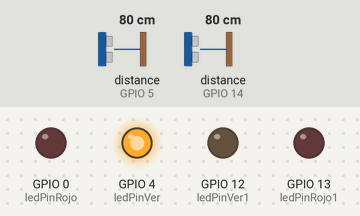
The sketch below on a simulated ESP8266 (NodeMCU). Shown: output pins drawn as LEDs (lit = HIGH). Wiring (inferred from the names in the program): ultrasonic range finder: trigger GPIO 16; echo GPIO 5. Inputs (shaded band) come from the test bench; at power-on: distance to the obstacle (sensors on GPIO 5, GPIO 14) 80 cm. The echo pulse lasts 58.3 µs per cm; WiFi joins after 1.5 s; servers stay silent unless stated; the local clock reads 2024-03-15 10:24:30 at power-on unless the sketch sets it; pins used as bus, display or sensor lines are not drawn; what the sketch prints to the serial monitor is not drawn.

Above: at 2.7 s.
2.8 s: distance to the obstacle (sensor on GPIO 5) set to 7 cm
9.3 s: distance to the obstacle (sensor on GPIO 5) set to 4 cm
At 13.6 s:
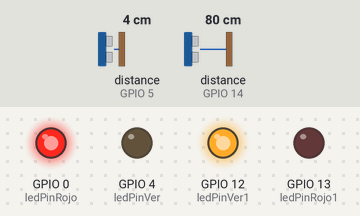
15.8 s: distance to the obstacle (sensor on GPIO 14) set to 7 cm
22.3 s: distance to the obstacle (sensor on GPIO 14) set to 4 cm
At 24.0 s:
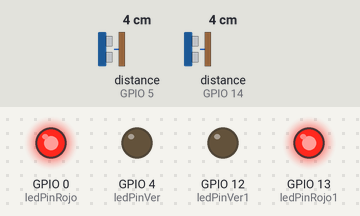
28.8 s: distance to the obstacle (sensor on GPIO 5) set to 9 cm
At 30.2 s:
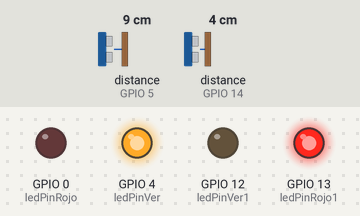
35.3 s: distance to the obstacle (sensor on GPIO 5) set to 2 cm
At 36.4 s:
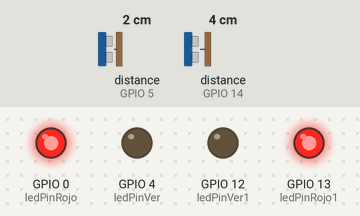
Timing chart, 0 to 38.3 s (numbered marks = the images above; inputs shaded):
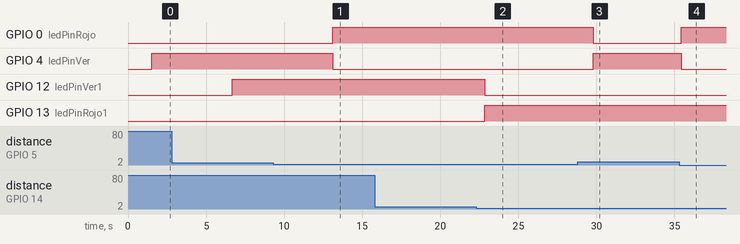

The sketch:

integradoraFirebase.ino
```cpp
//------------- Librerias utilizadas --------------------------------------------//

#include <ESP8266WiFi.h>
#include <FirebaseArduino.h>
#include <time.h>
#include <ESP8266HTTPClient.h>

// ------------------------ Se definen los valores fundamentales del proyecto ---//
// Host del proyecto -- sin https:// y sin la / al final únicamente la dirección del proyecto
#define FIREBASE_HOST ""
//Secret de la BD
#define FIREBASE_AUTH ""

// Nombre de mi red Wi-Fi
#define WIFI_SSID ""
// Password de mi red WiFi
#define WIFI_PASSWORD ""
//variable de cadena de texto
String msjenviado;

//Pin digital GPIO16 - D0 del ESP8266 para el Trigger del sensor SENSOR ULTRASÓNICO
const int Trigger = 16;
//Pin digital GPIO5 - D1 del ESP8266 para el Trigger del sensor SENSOR ULTRASÓNICO
const int Echo = 5;
//Pin digital GPIO0 - D2 del ESP8266 para el LED rojo
int ledPinRojo = 0;
//Pin digital GPIO4 - D3 del ESP8266 para el LED verde
int ledPinVer = 4;

//Pin digital GPIO2 - D4 del ESP8266 para el Trigger del sensor SENSOR ULTRASÓNICO
const int Trigger1 = 2;
//Pin digital GPIO14 - D3 del ESP8266 para el Trigger del sensor SENSOR ULTRASÓNICO
const int Echo1 = 14;
//Pin digital GPIO13 - D7 del ESP8266 para el LED rojo
int ledPinRojo1 = 13;
//Pin digital GPIO12 - D6 del ESP8266 para el LED verde
int ledPinVer1 = 12;

// Se define una variable que tomará la hora para Mex Central
// del NTP de la función strFechaHora()
String strFechaHoraNTP;
String strFechaNTP;
String strHoraNTP;

// --------------------------------------------------------------------------------//

// -----------------------INICIO DEL SETUP ---------------------------------------//
void setup() {
  Serial.begin(115200);

 // PINES DEL SENSOR ULTRASONICO 1
  pinMode(Trigger, OUTPUT); //pin como salida  SENSOR ULTRASÓNICO
  pinMode(Echo, INPUT);  //pin como entrada  SENSOR ULTRASÓNICO
  digitalWrite(Trigger, LOW);//Inicializamos el pin con 0 SENSOR ULTRASÓNICO
  pinMode(ledPinRojo,OUTPUT);//Declaramos el pin rojo como salida
  pinMode(ledPinVer,OUTPUT);//Declaramos el pin verde como salida

  // PINES DEL SENSOR ULTRASONICO 2
  pinMode(Trigger1, OUTPUT); //pin como salida  SENSOR ULTRASÓNICO
  pinMode(Echo1, INPUT);  //pin como entrada  SENSOR ULTRASÓNICO
  digitalWrite(Trigger1, LOW);//Inicializamos el pin con 0 SENSOR ULTRASÓNICO
  pinMode(ledPinRojo1,OUTPUT);//Declaramos el pin rojo como salida
  pinMode(ledPinVer1,OUTPUT);//Declaramos el pin verde como salida


  // conectando al Wi-Fi.
  WiFi.begin(WIFI_SSID, WIFI_PASSWORD);

  //------- Haciendo petición del tiempo a una NTP (Network Time Protocol) -------//
  // CONFIGURACIÓN DE ZONA HORARIA EN ÉSTE CASO PARA MÉXICO
  // configtime (timezone, dst, servidores ntp
  // para México el time zone = -6 * 3600, dst = 0, "pool.ntp.org", "time.nist.gov"

  configTime(-21600, 0, "pool.ntp.org", "time.nist.gov");

  //---------------------- Fin de petición del tiempo ---------------------------//

  Serial.print("Conectando");

  // Si el estado de conección es diferente al de "Conectado"
  // envía un punto suspensivo en espera de conección
  while (WiFi.status() != WL_CONNECTED) {
    Serial.print(".");
    delay(500);
  }

  Serial.println();
  // Al activarse la conección se envía un mensaje
  Serial.print("Conectado: ");
  // Se visualiza la dirección IP asignada al módulo ESP8266
  Serial.println(WiFi.localIP());
  Serial.println();

  // ---- Se inicia la conexión al HOST y a la Base de Datos -------------------//
  Firebase.begin(FIREBASE_HOST, FIREBASE_AUTH);

}
// ------------------------- FIN DEL SETUP ---------------------------------------//

  //---CONTADOR PARA LOS VEHICULOS----//

  //------SENSOR1-------//
  int conta;//contador1 de las condicionales
  int contaFire;//contador firebase de espacio1
  int estado;
  //------SENSOR2-------//
  int conta1;//contador2 de las condicionales
  int contaFire1;//contador firebase de espacio2
  int estado1;
  //-----VENTAS DEL DIA----
  int contaTotal;//contador total de los dos espacios


  // ------CODIGO DEL CALCULO DE LA HORA Y FECHA  DE LA RED NTP---------------//
  String strFechaHora(){
  time_t now;
  time(&now);
  char time_output[30];
  // strftime(time_output, 30, "%a  %d-%m-%y %T", localtime(&now));
  // %d = día   %m = mes   %y = año   %T = 24 hrs
  strftime(time_output, 30, "%d-%m-%y %T", localtime(&now));
  return String(time_output); // Respuesta: Día, Fecha y Hora
  }

  String fecha(){
  time_t now;
  time(&now);
  char date[30];
  // strftime(time_output, 30, "%a  %d-%m-%y %T", localtime(&now));
  // %d = día   %m = mes   %y = año   %T = 24 hrs
  strftime(date, 30, "%d-%m-%y", localtime(&now));
  return String(date); // Respuesta: Día, Fecha y Hora
  }

  String strHora(){
  time_t now;
  time(&now);
  char hora[30];
  // strftime(time_output, 30, "%a  %d-%m-%y %T", localtime(&now));
  // %d = día   %m = mes   %y = año   %T = 24 hrs
  strftime(hora, 30, "%%T", localtime(&now));
  return String(hora); // Respuesta: Día, Fecha y Hora
  }
  //------FIN DE CODIGO DEL CALCULO DE LA HORA Y FECHA  DE LA RED NTP--------//


// ------------------------------ LOOP ------------------------------------------//

void loop(){

//---------VARIABLES PARA LA FECHA Y HORA----------------------------//

    // se guarda en la variable strFechaHoraNTP la fecha y hora de la función strFechaHora()
    strFechaHoraNTP = strFechaHora();
    // se guarda en la variable strFechaNTP la fecha de la función fecha()
    strFechaNTP = fecha();
    // se guarda en la variable strHoraNTP la hora de la función strHora()
    strHoraNTP = strHora();


// ------------------  CODIGO DEL SENSOR SENSOR ULTRASÓNICO 1 -------------------//
    long t; //tiempo que demora en llegar el eco -- variable para el sensor PIR
    long d; //distancia en centimetros -- variable para el sensor PIR

    digitalWrite(Trigger, HIGH);
    delayMicroseconds(10);          //Enviamos un pulso de 10us
    digitalWrite(Trigger, LOW);

    t = pulseIn(Echo, HIGH); //obtenemos el ancho del pulso
    d = t/59;             //escalamos el tiempo a una distancia en cm


    //---DETECCION DE OBJETO--//
    if (d <= 4){
      Serial.print("Ocupado1:");
      Serial.print(d);      //Enviamos serialmente el valor de la distancia
      Serial.print("cm");
      Serial.println();
      digitalWrite(ledPinRojo,HIGH);
      digitalWrite(ledPinVer,LOW);
      delay(500); //Hacemos una pausa de 2s

      //--------------ENVIO DE DATOS A FIREBASE-------//

      //-----DISPONIBILIDAD-----------//
      if(conta==0){
      estado=1;
      Firebase.setInt("Espacios Disponibles/Sensor1/Disponibilidad/",estado);
      //Manejo de error
      if(Firebase.failed()){
        Serial.print("Seteando /estado sensor Fallido");
        Serial.println(Firebase.error());
      return;
      }
      }

      //--------CONTADOR-----------------------//

      if(conta==0){//si es TRUE manda el contador a Firebase/si es FALSE no se envia los datos
        contaFire++;
      Firebase.setInt("Espacios Disponibles/Sensor1/Contador/",contaFire);//envio de datos de contador
      //Firebase.setInt("Espacios Disponibles/Sensor1/Contador/"+strFechaNTP+"/",contaFire);//envio de datos de contador
        contaTotal = contaFire+contaFire1;

      //----CONTADOR DEL DIA------//
      Firebase.setInt("Ventas del Dia/"+strFechaNTP+"/",contaTotal);

      /*if(contaTotal==2){
      Firebase.setString("/"+strFechaNTP+"/","Sin Espacios Disponibles");
      }*/
      }
      conta++;//ahora conta vale 1
      delay(500); //Hacemos una pausa de 2s

    }

    //---FIN DE CONDICIONAL DE OBJETO DETECTADO-----//

    //---SI EL OBJETO NO ESTA EN EL RANGO---//
    else{

      estado=0;
      conta=0;//conta vuelve a su valor inicial de 0
      Serial.println("Disponible1");
      Serial.println(strFechaHora());
      digitalWrite(ledPinVer,HIGH);
      digitalWrite(ledPinRojo,LOW);


      Firebase.setInt("Espacios Disponibles/Sensor1/Disponibilidad/",estado);


      //Manejo de error
      if(Firebase.failed()){
      Serial.print("Seteando/Nodo_hijo1 Fallido");
      Serial.println(Firebase.error());
      return;
      }


      delay(5000); //Hacemos una pausa de 2s
    }
     //--CONTADOR DE LOS VEHICULOS INGRESADOS--//
// ------------------ FIN DEL CÓDIGO DEL SENSOR SENSOR ULTRASÓNICO 1-------------------//


// ------------------CODIGO DEL SENSOR SENSOR ULTRASÓNICO 2 -------------------//

    long t1; //tiempo que demora en llegar el eco -- variable para el sensor PIR
    long d1; //distancia en centimetros -- variable para el sensor PIR

    digitalWrite(Trigger1, HIGH);
    delayMicroseconds(10);          //Enviamos un pulso de 10us
    digitalWrite(Trigger1, LOW);

    t1 = pulseIn(Echo1, HIGH); //obtenemos el ancho del pulso
    d1 = t1/59;             //escalamos el tiempo a una distancia en cm


    //---DETECCION DE OBJETO--//
    if (d1 <= 4){
      //----LECTURA DE DATOS DE MONITOR SERIAL------//
      Serial.print("Ocupado2");
      Serial.print(d1);
      Serial.print("cm");
      Serial.println();
      digitalWrite(ledPinRojo1,HIGH);
      digitalWrite(ledPinVer1,LOW);
      delay(500);//pausa de 1/2 segundo

      //--------------ENVIO DE DATOS A FIREBASE-------//

      //-----DISPONIBILIDAD--------//
      if(conta1==0){
      estado1=1;
      Firebase.setInt("Espacios Disponibles/Sensor2/Disponibilidad/",estado1);
      //Manejo de error
      if(Firebase.failed()){
        Serial.print("Seteando/estado sensor Fallido");
        Serial.println(Firebase.error());
      return;
      }
      }


      //--------CONTADOR-----------------------//

      if(conta1==0){//si es TRUE manda el contador a Firebase/si es FALSE no se envia los datos
      contaFire1++;//incrementamos el valor para la proxima condicion
      Firebase.setInt("Espacios Disponibles/Sensor2/Contador/",contaFire1);//envio de datos de contador


      //------CONTADOR DEL DIA---------//
      contaTotal = contaFire+contaFire1;
      Firebase.setInt("Ventas del Dia/"+strFechaNTP+"/",contaTotal);
      }
      conta1++;//ahora conta vale 1
    }

    else{
      estado1=0;
      conta1=0;//conta1 vuelve a su valor inicial de 0
      Serial.println("Disponible2");
      Serial.println(strFechaHora());
      digitalWrite(ledPinVer1,HIGH);
      digitalWrite(ledPinRojo1,LOW);

      Firebase.setInt("Espacios Disponibles/Sensor2/Disponibilidad/",estado1);

      //manejo de error de Firebase
      if (Firebase.failed()) {
        Serial.print("Seteando / Estado Sensor Fallido");
        Serial.println(Firebase.error());
      return;
      }
      delay(500); //Hacemos una pausa de 2s
    }
}
```

Measured:
- the behaviour switches between 6 and 5 cm on distance to the obstacle (sensor on GPIO 5) (found by bisection; images 0 and 1)
- the behaviour switches between 6 and 5 cm on distance to the obstacle (sensor on GPIO 14) (found by bisection; images 1 and 2)
- after the input at 9.3 s, GPIO 0 (ledPinRojo): LOW → HIGH after 3.8 s; GPIO 4 (ledPinVer): HIGH → LOW after 3.8 s
- after the input at 15.8 s, every drawn part: stays the same
- after the input at 22.3 s, GPIO 12 (ledPinVer1): HIGH → LOW after 0.54 s; GPIO 13 (ledPinRojo1): LOW → HIGH after 0.54 s
- after the input at 28.8 s, GPIO 0 (ledPinRojo): HIGH → LOW after 1.0 s; GPIO 4 (ledPinVer): LOW → HIGH after 1.0 s
- after the input at 35.3 s, GPIO 0 (ledPinRojo): LOW → HIGH after 0.15 s; GPIO 4 (ledPinVer): HIGH → LOW after 0.15 s
